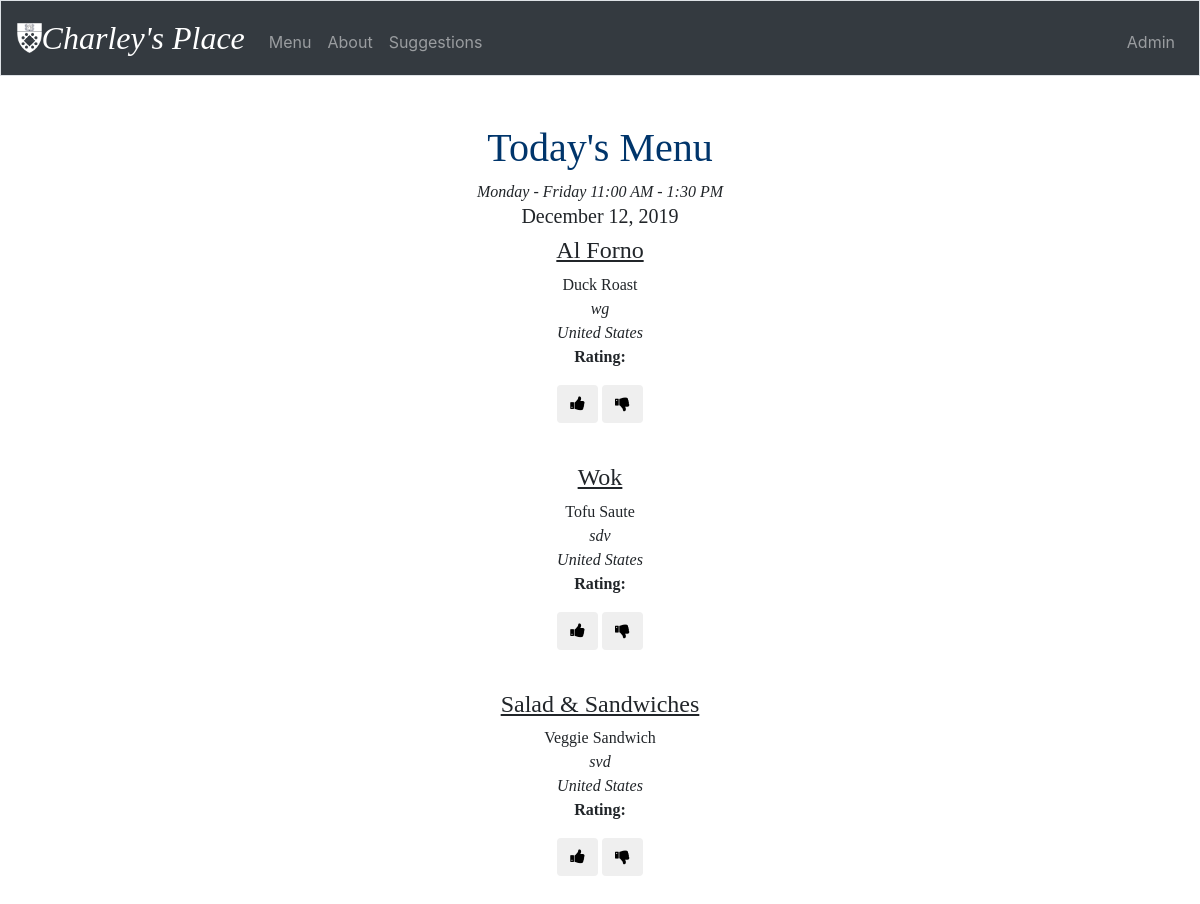
/home, run on an earlier commit of the app's database.
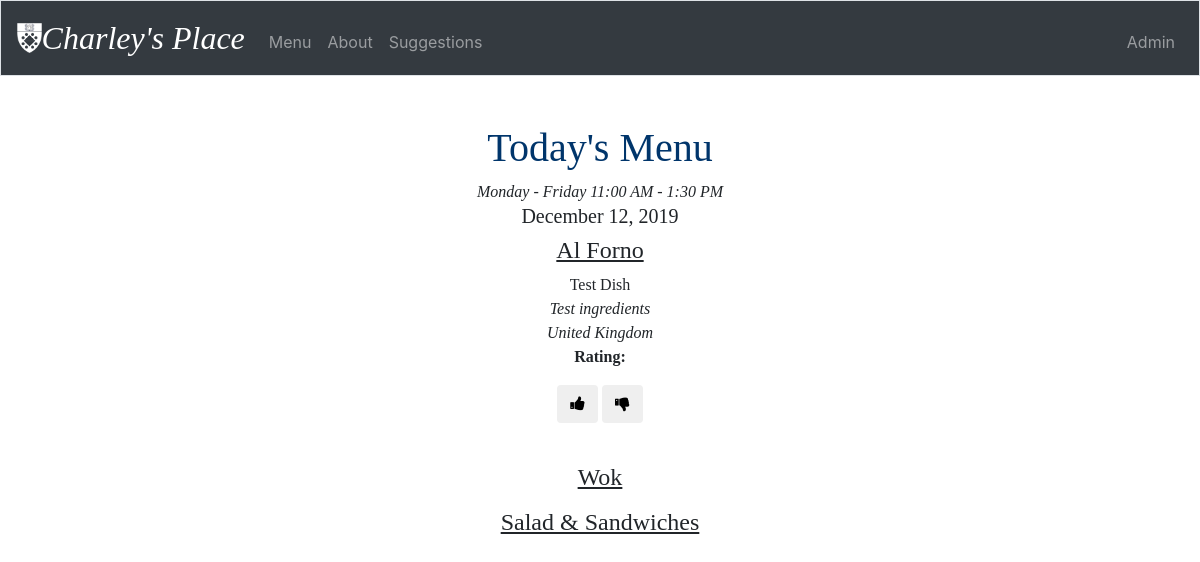
And on a later commit of the database.
### tables this page shows
CREATE TABLE 'dishes' ('ID' integer PRIMARY KEY AUTOINCREMENT NOT NULL, 'name' text NOT NULL, 'ingredients' text NOT NULL, 'type' text NOT NULL, 'country_of_origin' text NOT NULL, 'avg_rating' numeric, 'count_reviews' integer, 'creation_date'  date DEFAULT CURRENT_DATE  , 'creation_timestamp'  timestamp DEFAULT CURRENT_TIMESTAMP  );

### application.py (the view)
@app.route("/home", methods=["GET", "POST"])
def home():
    if request.method == "GET":
        menu = db.execute("SELECT * FROM dishes WHERE ID IN (SELECT dish_ID FROM menu_details WHERE menu_ID IN(SELECT MAX(menu_ID) FROM menu_details))")
        today = datetime.date.today().strftime("%B %d, %Y")
        return render_template("home.html", menu = menu, today = today)
    else:
        rating = request.form.get('rating')
        print(rating[0])
        print(rating)
        return redirect("/complete")

### application.py (called while the page is built)
@app.after_request
def after_request(response):
    response.headers["Cache-Control"] = "no-cache, no-store, must-revalidate"
    response.headers["Expires"] = 0
    response.headers["Pragma"] = "no-cache"
    return response

### templates/home.html (shortened to what this page needs)
{% extends "layout.html" %}
{% block main %}
<h1 class="title">Today's Menu</h1>
<section class ="menu">
<i>Monday - Friday 11:00 AM - 1:30 PM</i>
<h5>{{ today }}</h5>
<h4>Al Forno</h4>
<p>
    {% for row in menu %}
        {% if row['type'] == 'Al Forno' %}
            {{ row['name'] }}
            <br>
            <i>
            {{ row['ingredients'] }}
            <br>
            {{ row['country_of_origin'] }}
            </i>
            <br>
            <b>Rating:</b>
            <form method="post" action="/complete">
            <button type="submit" onclick="like()" input id="likebutton" name=like value={{ row['ID'] }} class="btn like_button"><i class="fa fa-thumbs-up"></i></button>
            <button type="submit" onclick="dislike()" input id="dislikebutton" name=dislike value={{ row['ID'] }} class="btn dislike_button"><i class="fa fa-thumbs-down"></i></button>
            </form>
            <br>
        {% endif %}
        {% endfor %}
</p>
<h4>Wok</h4>
<p>
    {% for row in menu %}
        {% if row['type'] == 'Wok' %}
            {{ row['name'] }}
            <br>
            <i>
            {{ row['ingredients'] }}
            <br>
            {{ row['country_of_origin'] }}
            </i>
            <br>
            <b>Rating:</b>
            <form method="post" action="/complete">
            <button type="submit" onclick="like()" input id="likebutton" name=like value={{ row['ID'] }} class="btn like_button"><i class="fa fa-thumbs-up"></i></button>
            <button type="submit" onclick="dislike()" input id="dislikebutton" name=dislike value={{ row['ID'] }} class="btn dislike_button"><i class="fa fa-thumbs-down"></i></button>
            </form>
            <br>
        {% endif %}
    {% endfor %}
</p>
<h4>Salad & Sandwiches</h4>
<p>
    {% for row in menu %}
        {% if row['type'] == 'Salad & Sandwiches' %}
            {{ row['name'] }}
            <br>
            <i>
            {{ row['ingredients'] }}
            <br>
            {{ row['country_of_origin'] }}
            </i>
            <br>
            <b>Rating:</b>
            <form method="post" action="/complete">
            <button type="submit" onclick="like()" input id="likebutton" name=like value={{ row['ID'] }} class="btn like_button"><i class="fa fa-thumbs-up"></i></button>
            <button type="submit" onclick="dislike()" input id="dislikebutton" name=dislike value={{ row['ID'] }} class="btn dislike_button"><i class="fa fa-thumbs-down"></i></button>
            </form>
            <br>
        {% endif %}
        {% endfor %}
</p>
    {% endblock %}

What changed in the data, as far as the page shows it:
no longer on this page (row unchanged): dishes: name "Duck Roast", ingredients "wg", country_of_origin "United States", {{ row['ID'] }} 32 (drawn), shown under "Al Forno"
no longer on this page (row unchanged): dishes: name "Tofu Saute", ingredients "sdv", country_of_origin "United States", {{ row['ID'] }} 33 (drawn), shown under "Wok"
no longer on this page (row unchanged): dishes: name "Veggie Sandwich", ingredients "svd", country_of_origin "United States", {{ row['ID'] }} 34 (drawn), shown under "Salad & Sandwiches"
added dishes: name "Test Dish", ingredients "Test ingredients", country_of_origin "United Kingdom", {{ row['ID'] }} 73 (drawn), shown under "Al Forno"
